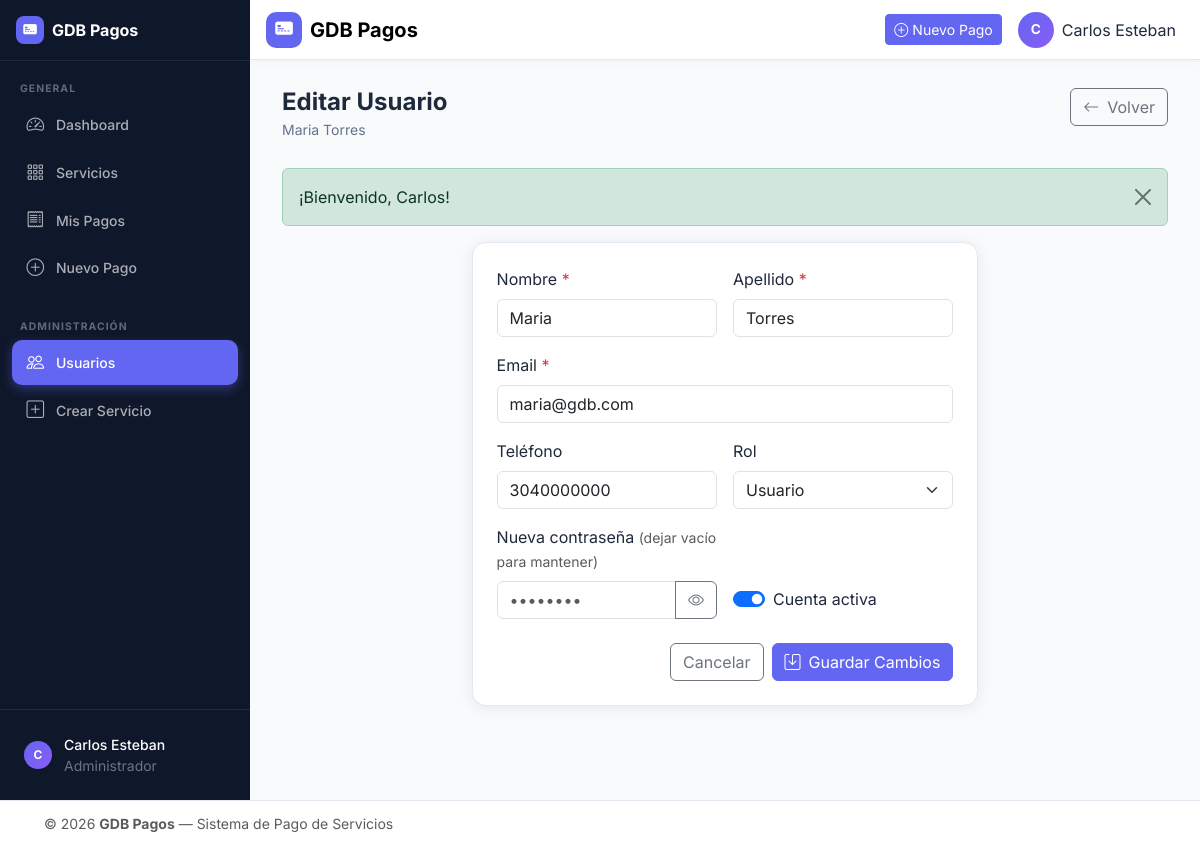
The page /index.php?url=usuarios/edit/2 (signed in) on the database its author committed.
### tables this page shows
CREATE TABLE IF NOT EXISTS usuarios (
    id INT UNSIGNED AUTO_INCREMENT PRIMARY KEY,
    nombre VARCHAR(100) NOT NULL,
    apellido VARCHAR(100) NOT NULL,
    email VARCHAR(150) NOT NULL UNIQUE,
    password VARCHAR(255) NOT NULL,
    rol ENUM('admin','user') NOT NULL DEFAULT 'user',
    telefono VARCHAR(20) DEFAULT NULL,
    activo TINYINT(1) NOT NULL DEFAULT 1,

    created_at TIMESTAMP DEFAULT CURRENT_TIMESTAMP,
    updated_at TIMESTAMP DEFAULT CURRENT_TIMESTAMP
        ON UPDATE CURRENT_TIMESTAMP

);

### app/controllers/UsuarioController.php (called while the page is built, shortened)
<?php
require_once dirname(__DIR__) . '/models/Usuario.php';
require_once dirname(__DIR__) . '/helpers/auth.php';
class UsuarioController
{
    private Usuario $model;
    public function __construct()
    {
        $this->model = new Usuario();
    }
    public function editForm(int $id): void
    {
        $usuario = $this->model->findById($id);
        $flash = getFlash();
        require_once dirname(__DIR__) . '/views/usuarios/edit.php';
    }
}

### app/config/database.php (called while the page is built, shortened)
<?php
class Database
{
    private static ?PDO $instance = null;
    public static function getInstance(): PDO
    {
        if (self::$instance === null) {
            $host    = getenv('DB_HOST') ?: '127.0.0.1';
            $port    = getenv('DB_PORT') ?: '3306';
            $name    = getenv('DB_NAME') ?: 'gdb_pagos';
            $user    = getenv('DB_USER') ?: 'root';
            $pass    = getenv('DB_PASS') ?: '';
            $charset = 'utf8mb4';
            $dsn = "mysql:host=$host;port=$port;dbname=$name;charset=$charset";
            $options = [
                PDO::ATTR_ERRMODE            => PDO::ERRMODE_EXCEPTION,
                PDO::ATTR_DEFAULT_FETCH_MODE => PDO::FETCH_ASSOC,
                PDO::ATTR_EMULATE_PREPARES   => false,
            ];
            try {
                self::$instance = new PDO($dsn, $user, $pass, $options);
            } catch (PDOException $e) {
                http_response_code(500);
                die(json_encode(['error' => 'Error de conexión a la base de datos: ' . $e->getMessage()]));
            }
        }
        return self::$instance;
    }
}

### app/models/Usuario.php (called while the page is built, shortened)
<?php
require_once dirname(__DIR__) . '/config/database.php';
class Usuario
{
    private PDO $db;
    public function __construct()
    {
        $this->db = Database::getInstance();
    }
    public function findById(int $id): array|false
    {
        $stmt = $this->db->prepare(
            'SELECT id, nombre, apellido, email, rol, telefono, activo, created_at, updated_at
               FROM usuarios
              WHERE id = :id
              LIMIT 1'
        );
        $stmt->execute([':id' => $id]);
        return $stmt->fetch();
    }
}

### app/helpers/auth.php (called while the page is built, shortened)
<?php
function getFlash(): ?array
{
    if (isset($_SESSION['flash'])) {
        $flash = $_SESSION['flash'];
        return $flash;
    }
    return null;
}

### app/views/usuarios/edit.php (the view, shortened to what this page needs)
<?php
require_once dirname(__DIR__, 2) . '/helpers/auth.php';
?>
<?php require_once dirname(__DIR__) . '/layouts/header.php'; ?>
<div class="app-wrapper">
    <?php require_once dirname(__DIR__) . '/layouts/sidebar.php'; ?>
    <div class="app-main">
        <?php require_once dirname(__DIR__) . '/layouts/navbar.php'; ?>
        <main class="main-content">
            <div class="page-header">
                <div>
                    <h1 class="page-title">Editar Usuario</h1>
                    <p class="page-subtitle">
                        <?= htmlspecialchars($usuario['nombre'] . ' ' . $usuario['apellido']) ?>
                    </p>
                </div>
                <a href="<?= $appUrl ?>/index.php?url=usuarios" class="btn btn-outline-secondary">
                    <i class="bi bi-arrow-left me-2"></i>Volver
                </a>
            </div>
            <?php if ($flash): ?>
            <div class="alert alert-<?= htmlspecialchars($flash['type']) ?> alert-dismissible fade show" role="alert" id="editUsuarioFlash">
                <?= $flash['message'] ?>
                <button type="button" class="btn-close" data-bs-dismiss="alert" aria-label="Cerrar"></button>
            </div>
            <?php endif; ?>
            <div class="row justify-content-center">
                <div class="col-lg-7">
                    <div class="card-custom">
                        <div class="card-custom-body">
                            <form action="<?= $appUrl ?>/index.php?url=usuarios/edit/<?= $usuario['id'] ?>"
                                  method="POST" id="editUsuarioForm" novalidate>
                                <div class="row g-3">
                                    <div class="col-md-6">
                                        <label for="nombre" class="form-label">Nombre <span class="text-danger">*</span></label>
                                        <input type="text" class="form-control" id="nombre" name="nombre" required
                                               value="<?= htmlspecialchars($_POST['nombre'] ?? $usuario['nombre']) ?>">
                                    </div>
                                    <div class="col-md-6">
                                        <label for="apellido" class="form-label">Apellido <span class="text-danger">*</span></label>
                                        <input type="text" class="form-control" id="apellido" name="apellido" required
                                               value="<?= htmlspecialchars($_POST['apellido'] ?? $usuario['apellido']) ?>">
                                    </div>
                                    <div class="col-12">
                                        <label for="email" class="form-label">Email <span class="text-danger">*</span></label>
                                        <input type="email" class="form-control" id="email" name="email" required
                                               value="<?= htmlspecialchars($_POST['email'] ?? $usuario['email']) ?>">
                                    </div>
                                    <div class="col-md-6">
                                        <label for="telefono" class="form-label">Teléfono</label>
                                        <input type="tel" class="form-control" id="telefono" name="telefono"
                                               value="<?= htmlspecialchars($_POST['telefono'] ?? $usuario['telefono'] ?? '') ?>">
                                    </div>
                                    <div class="col-md-6">
                                        <label for="rol" class="form-label">Rol</label>
                                        <select class="form-select" id="rol" name="rol">
                                            <option value="user"
                                                <?= (($_POST['rol'] ?? $usuario['rol']) === 'user') ? 'selected' : '' ?>>
                                                Usuario
                                            </option>
                                        </select>
                                    </div>
                                    <div class="col-md-6">
                                        <label for="password" class="form-label">
                                            Nueva contraseña
                                            <small class="text-muted">(dejar vacío para mantener)</small>
                                        </label>
                                        <div class="input-group">
                                            <input type="password" class="form-control" id="password" name="password"
                                                   placeholder="••••••••" autocomplete="new-password">
                                            <button class="btn btn-outline-secondary" type="button"
                                                    id="togglePasswordBtn" aria-label="Ver contraseña">
                                                <i class="bi bi-eye"></i>
                                            </button>
                                        </div>
                                    </div>
                                    <div class="col-md-6 d-flex align-items-end">
                                        <div class="form-check form-switch mb-2">
                                            <input class="form-check-input" type="checkbox" id="activo" name="activo"
                                                   <?= (bool)($_POST['activo'] ?? $usuario['activo']) ? 'checked' : '' ?>>
                                            <label class="form-check-label" for="activo">Cuenta activa</label>
                                        </div>
                                    </div>
                                </div>
                                <div class="d-flex gap-2 justify-content-end mt-4">
                                    <a href="<?= $appUrl ?>/index.php?url=usuarios" class="btn btn-outline-secondary">
                                        Cancelar
                                    </a>
                                    <button type="submit" class="btn btn-primary" id="editUsuarioSubmitBtn">
                                        <i class="bi bi-save me-2"></i>Guardar Cambios
                                    </button>
                                </div>
                            </form>
                        </div>
                    </div>
                </div>
            </div>
        </main>
    </div>
</div>
<?php require_once dirname(__DIR__) . '/layouts/footer.php'; ?>

### public/css/style.css (style rules this page uses)
:root { --brand-primary: #6366f1; --brand-primary-dk: #4f46e5; --brand-accent: #8b5cf6; --sidebar-bg: #0f172a; --sidebar-width: 250px; --navbar-h: 60px; --footer-h: 44px; --radius-card: 14px; --shadow-card: 0 2px 16px rgba(0,0,0,.08); --transition: .2s ease; --font-main: 'Inter', system-ui, -apple-system, sans-serif; --color-text: #1e293b; --color-muted: #64748b; --color-bg: #f8fafc; --color-surface: #ffffff; --color-border: #e2e8f0; }
*, *::before, *::after { box-sizing: border-box; }
body { font-family: var(--font-main); color: var(--color-text); background-color: var(--color-bg); margin: 0; -webkit-font-smoothing: antialiased; }
a { text-decoration: none; color: var(--brand-primary); }
.app-layout { background: var(--color-bg); }
.app-wrapper { display: flex; min-height: 100vh; }
.app-main { flex: 1; margin-left: var(--sidebar-width); display: flex; flex-direction: column; min-height: 100vh; }
.main-content { flex: 1; padding: 1.75rem 2rem; }
.page-header { display: flex; align-items: flex-start; justify-content: space-between; gap: 1rem; margin-bottom: 1.75rem; flex-wrap: wrap; }
.page-title { font-size: 1.5rem; font-weight: 700; margin-bottom: .15rem; }
.page-subtitle { color: var(--color-muted); font-size: .875rem; margin-bottom: 0; }
.card-custom { background: var(--color-surface); border-radius: var(--radius-card); border: 1px solid var(--color-border); box-shadow: var(--shadow-card); overflow: hidden; }
.card-custom-body { padding: 1.5rem; }
.btn-primary { background: var(--brand-primary); border-color: var(--brand-primary); }
.card-custom { animation: fadeUp .3s ease both; }

### rows shown on the page
usuarios: nombre+apellido "Maria Torres", nombre "Maria", apellido "Torres", email "maria@gdb.com", telefono "3040000000", rol "Usuario", activo "☑"

### other values the page prints
substr(currentUserName(), 0, 1) "C"
currentUserName() "Carlos Esteban"
$appName "GDB Pagos"
$flash['message'] "¡Bienvenido, Carlos!"
